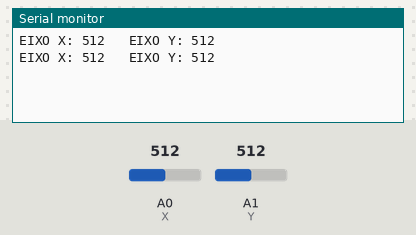
A sketch run on a simulated Arduino Uno, built with avr-gcc and run on an emulated ATmega328P. Parts: the last lines printed to the serial monitor. The inputs (shaded band) are chosen by the test bench; at power-on: A0 (X) = 512, A1 (Y) = 512.

Above: at 1.8 s.
1.9 s: A0 (X) set to 716
At 2.8 s:
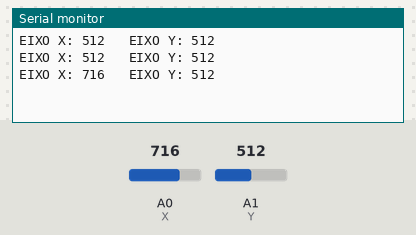
3.4 s: A1 (Y) set to 716
At 4.7 s:
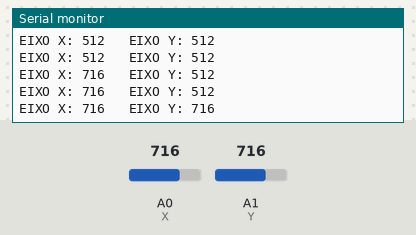
4.9 s: A0 (X) set to 900
At 5.5 s:
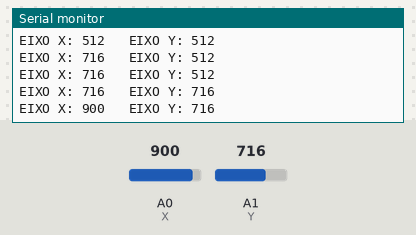
6.4 s: A1 (Y) set to 900
At 7.8 s:
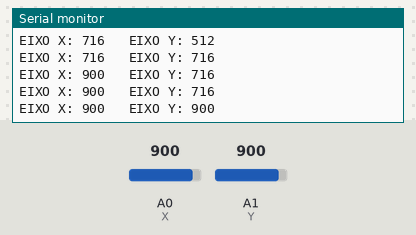
Timing chart, 0 to 8.9 s (numbered marks = the images above; inputs shaded):
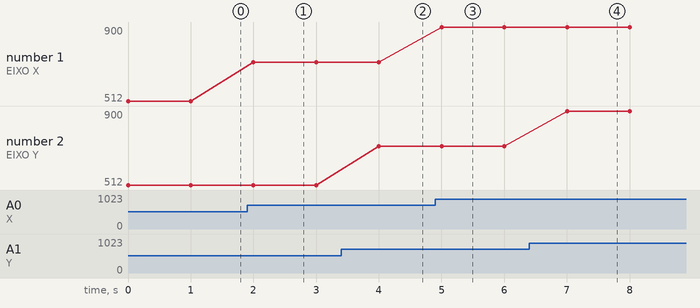

Measured:
- after the input at 1.9 s, the serial monitor: prints a new line after 0.10 s (image 1)
- after the input at 3.4 s, the serial monitor: prints a new line after 0.60 s (image 2)
- after the input at 4.9 s, the serial monitor: prints a new line after 0.10 s (image 3)
- after the input at 6.4 s, the serial monitor: prints a new line after 0.61 s (image 4)
- plotted number 1: 512 → 716 after the input at 1.9 s, 716 → 900 after the input at 4.9 s

The sketch:

ponteciometro1.ino
```cpp
// C++ code
//
const int X = A0;
const int Y = A1;
void setup()
{
  Serial.begin(9600);
  pinMode(A0, INPUT);
  pinMode(A1, INPUT);
}

void loop()
{
  Serial.print("EIXO X: ");
  Serial.print(analogRead(X));
  Serial.print("   EIXO Y: ");
  Serial.println(analogRead(Y));
  delay(1000);
}
```
